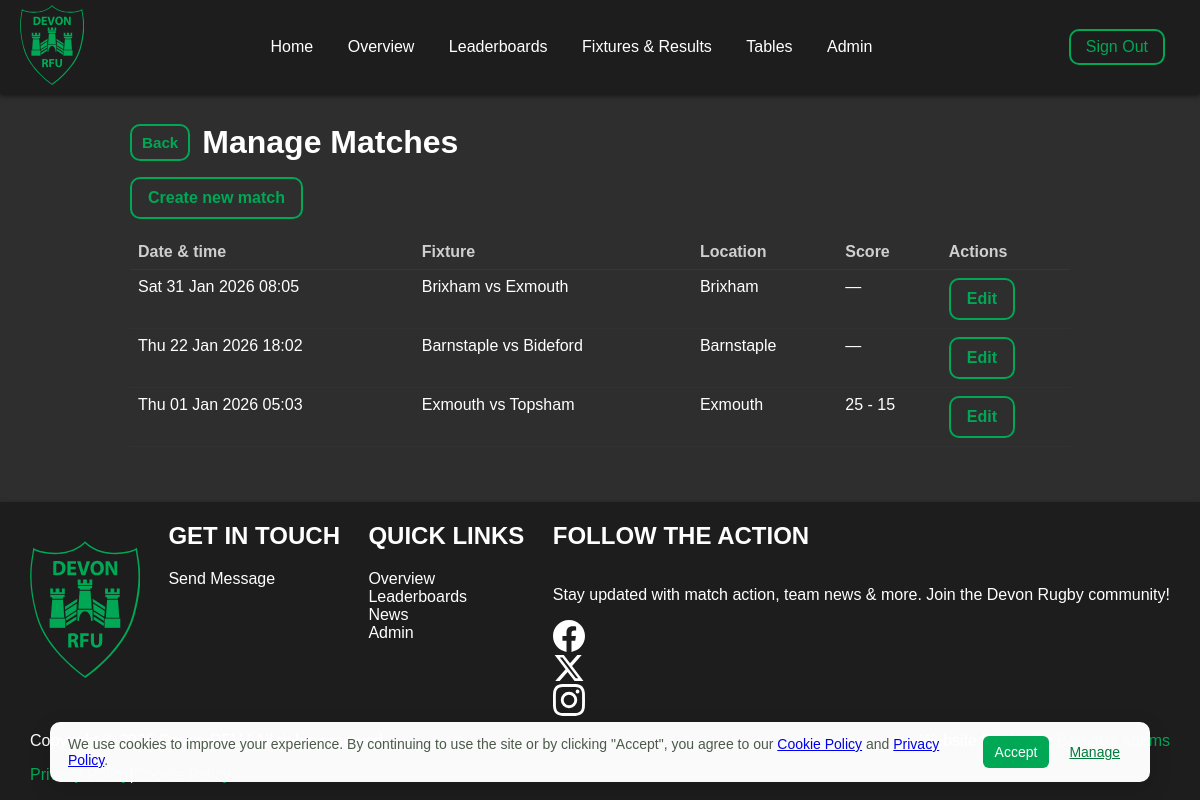
/admin/matches (signed in), run on the app's committed database.
### models.py (models this page shows, shortened)
class Match(db.Model):
    __tablename__ = 'match'
    id = db.Column(db.Integer, primary_key=True)
    home_team_id = db.Column(db.Integer, db.ForeignKey('team.id'), nullable=False)
    away_team_id = db.Column(db.Integer, db.ForeignKey('team.id'), nullable=False)
    date_time = db.Column(db.DateTime, nullable=False, default=datetime.utcnow)
    location = db.Column(db.String(255), nullable=True)
    home_score = db.Column(db.Integer, nullable=True)
    away_score = db.Column(db.Integer, nullable=True)
    home_team = db.relationship('Team', foreign_keys=[home_team_id], backref='home_matches')
    away_team = db.relationship('Team', foreign_keys=[away_team_id], backref='away_matches')

class Team(db.Model):
    __tablename__ = 'team'
    id = db.Column(db.Integer, primary_key=True)
    name = db.Column(db.String(200), nullable=False)
    code = db.Column(db.String(64), unique=True, nullable=True)
    logo_filename = db.Column(db.String(256), nullable=True)
    players = db.relationship('Player', backref='team', lazy='dynamic')
    coaches = db.relationship('User', secondary='team_coaches', backref=db.backref('coached_teams', lazy='dynamic'))

### app.py (the view)
@app.route('/admin/matches')
@login_required
def admin_matches():
    if not (current_user.can_edit_matches() or current_user.can_manage_teams()):
        flash('You do not have access to the admin area.', 'danger')
        return redirect(url_for('dashboard'))
    if current_user.is_coach() and not current_user.is_superadmin():
        coached_ids = [t.id for t in current_user.coached_teams]
        matches = Match.query.filter(
            (Match.home_team_id.in_(coached_ids)) | (Match.away_team_id.in_(coached_ids))
        ).order_by(Match.date_time.desc()).all()
    else:
        matches = Match.query.order_by(Match.date_time.desc()).all()
    teams = Team.query.order_by(Team.name).all()
    return render_template('admin_matches.html', matches=matches, teams=teams)

### app.py (called while the page is built)
@login_manager.user_loader
def load_user(user_id):
    return User.query.get(int(user_id))

### models.py (called while the page is built)
    def is_superadmin(self):
        lvl = self.access_level
        if lvl is None:
            return False
        try:
            return int(lvl) >= 2
        except Exception:
            return str(lvl).lower() in ('superadmin', 'admin')

    def is_coach(self):
        lvl = self.access_level
        if lvl is None:
            return False
        try:
            return int(lvl) == 1
        except Exception:
            return str(lvl).lower() == 'coach'

    def can_edit_matches(self):
        return self.is_coach() or self.is_superadmin()

### templates/admin_matches.html (shortened to what this page needs)
{% extends "base.html" %}
{% block content %}
<div class="content-wrap" style="max-width:980px;margin:30px auto;color:white;">
  <div style="display:flex;align-items:center;gap:12px;margin-bottom:12px;">
  <a href="{{ url_for('admin_dashboard') }}" onclick="(function(e){e.preventDefault();try{var r=document.referrer;if(r && new URL(r).origin===location.origin){history.back();}else{window.location=this.getAttribute('href');}}catch(err){window.location=this.getAttribute('href');}}).call(this,event);" class="hero-btn hero-btn-outline small" aria-label="Go back">Back</a>
    <h1 style="margin:0">Manage Matches</h1>
  </div>
  <p><a class="hero-btn hero-btn-outline" href="{{ url_for('admin_match_new') }}">Create new match</a></p>
  <table style="width:100%;border-collapse:collapse">
    <thead>
      <tr style="text-align:left;color:#cfcfcf;border-bottom:1px solid rgba(255,255,255,0.04)">
        <th style="padding:8px">Date & time</th>
        <th style="padding:8px">Fixture</th>
        <th style="padding:8px">Location</th>
        <th style="padding:8px">Score</th>
        <th style="padding:8px">Actions</th>
      </tr>
    </thead>
    <tbody>
      {% for match in matches %}
      <tr style="border-bottom:1px solid rgba(255,255,255,0.02)">
        <td style="padding:8px;vertical-align:top">{{ match.date_time.strftime('%a %d %b %Y %H:%M') }}</td>
        <td style="padding:8px;vertical-align:top">{{ match.home_team.name }} vs {{ match.away_team.name }}</td>
        <td style="padding:8px;vertical-align:top">{{ match.location or 'TBC' }}</td>
        <td style="padding:8px;vertical-align:top">{% if match.home_score is not none and match.away_score is not none %}{{ match.home_score }} - {{ match.away_score }}{% else %}—{% endif %}</td>
        <td style="padding:8px;vertical-align:top">
          <a class="hero-btn hero-btn-outline" href="{{ url_for('admin_match_edit', match_id=match.id) }}">Edit</a>
        </td>
      </tr>
      {% endfor %}
    </tbody>
  </table>
</div>
{% endblock %}

### static/style.css (style rules this page uses)
:root { --brand-green: #00a755; --brand-grey: #1d1d1d; --white: #ffffff; --btn-padding: 12px 20px; --btn-radius: 12px; --btn-gap: 14px; }
*, *::before, *::after { box-sizing: border-box; }
.content-wrap { max-width: 1100px; margin: 24px auto; padding: 0 20px; }
body { color: var(--white); margin: 0; font-family: Arial, sans-serif; background-color: #2e2e2e; }
html, body { height: 100%; }
body { display: flex; flex-direction: column; min-height: 100vh; }
.hero-btn.hero-btn-outline.small, .hero-btn.hero-btn-primary.small { padding: 8px 10px; font-size: 0.95rem; }
body { margin: 0; font-family: Arial, sans-serif; background-color: #2e2e2e; }
.hero-btn { display:inline-block; padding:10px 16px; border-radius:10px; font-weight:600; text-decoration:none; transition: box-shadow 0.15s, transform 0.06s; }
.hero-btn-outline { background: transparent; color: #00a755; border: 2px solid #00a755; }
:root { --brand-green: #00a755; --white: #ffffff; --btn-padding: 12px 20px; --btn-radius: 12px; --btn-gap: 14px; }

### data on the page
Match: date_time "Sat 31 Jan 2026 08:05", home_team.name "Brixham", away_team.name "Exmouth", location "Brixham"
Match: date_time "Thu 22 Jan 2026 18:02", home_team.name "Barnstaple", away_team.name "Bideford", location "Barnstaple"
Match: date_time "Thu 01 Jan 2026 05:03", home_team.name "Exmouth", away_team.name "Topsham", location "Exmouth", home_score "25", away_score "15"
